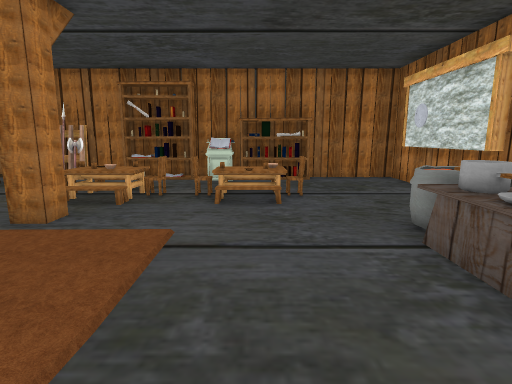
View 1 (above)

18 first-person views from a walk through a 3-D level made in the Unity game engine. The camera is 1.5 m above the floor, tilts 10° down and sees 80° across. The floor is counted in squares, 1 m on a side. Each view is taken from the middle of a square. On the plan, view 1 faces up. The plan holds only what a view shows up to about 15 squares ahead; the rest is blank. The player is left out. Some animated figures are not drawn.

View 2
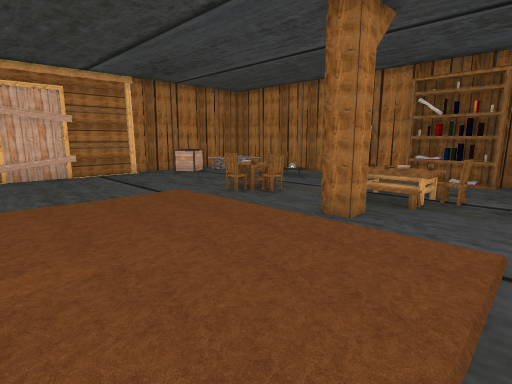

View 3
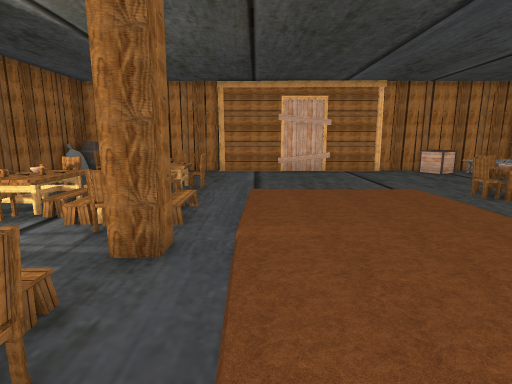

View 4
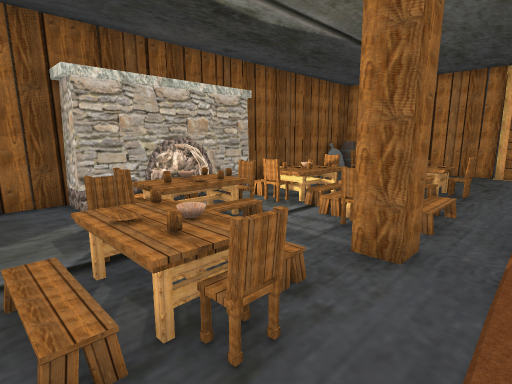

View 5
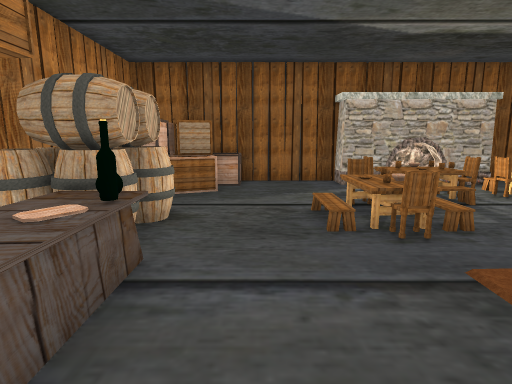

View 6
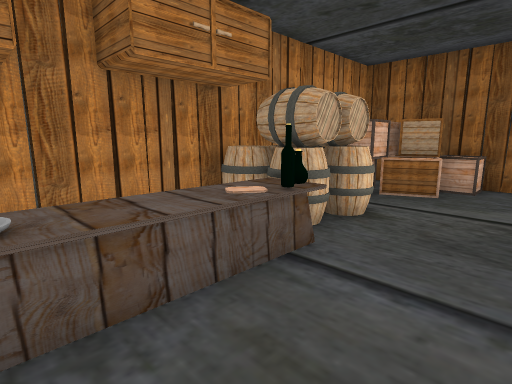

View 7
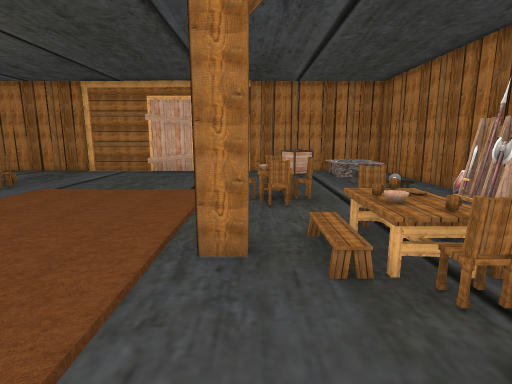

View 8
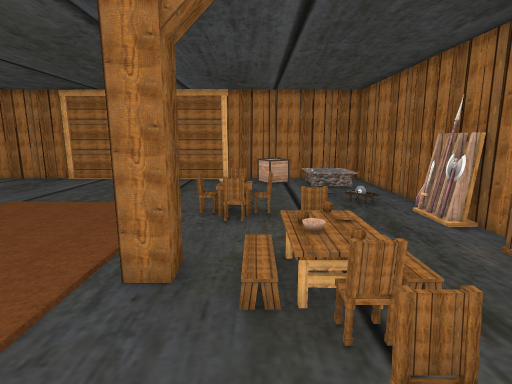

View 9
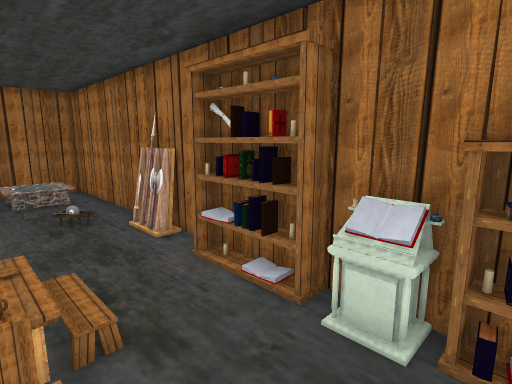

View 10
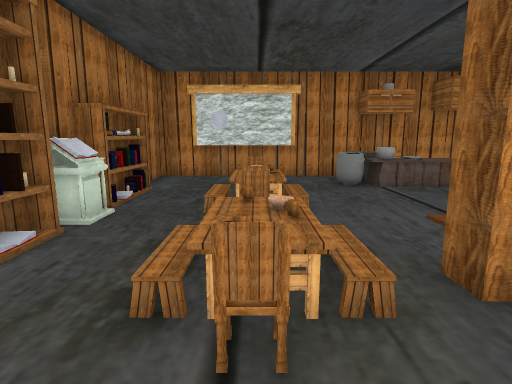

View 11
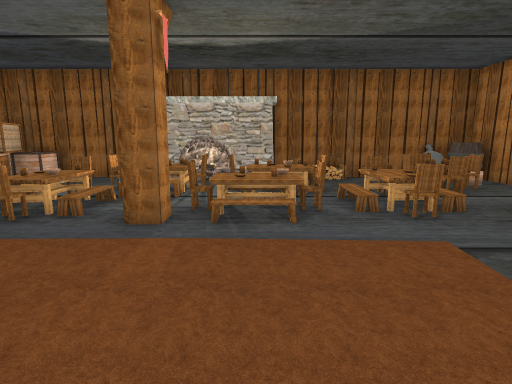

View 12
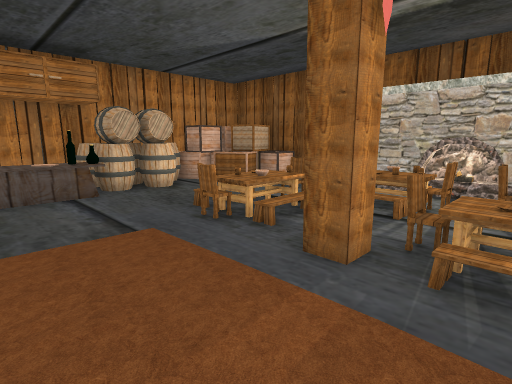

View 13
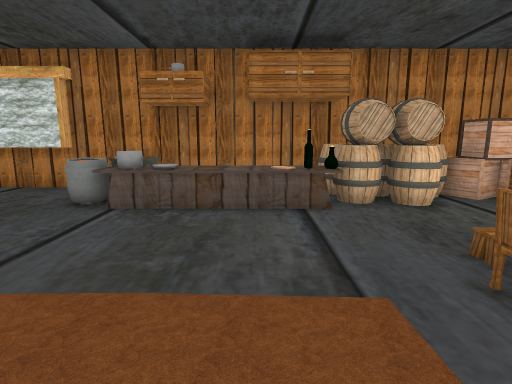

View 14
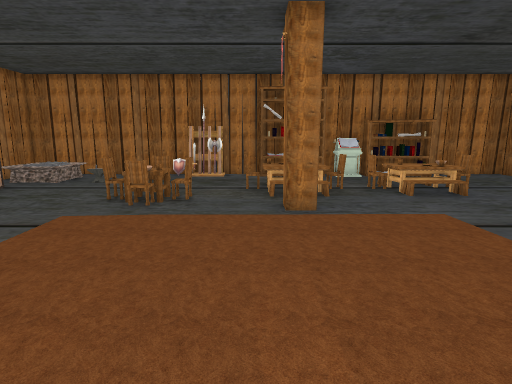

View 15
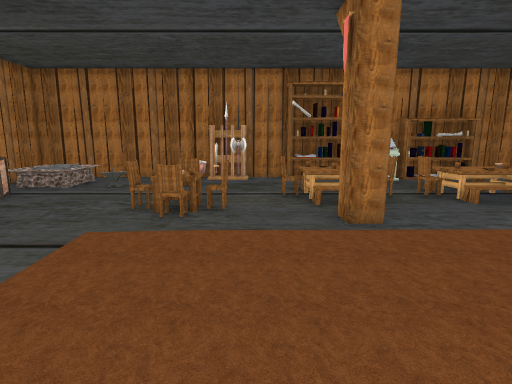

View 16
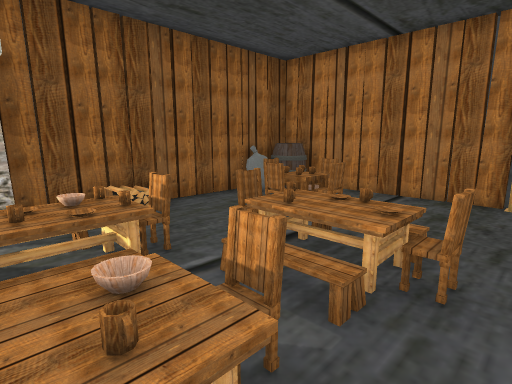

View 17
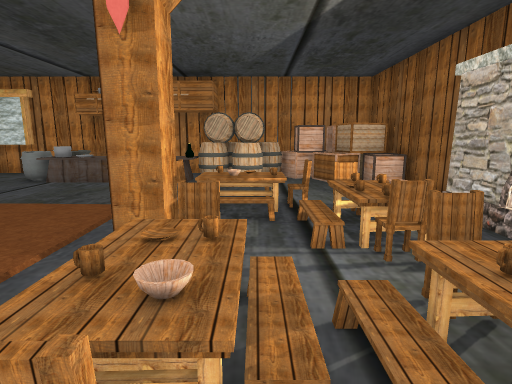

View 18
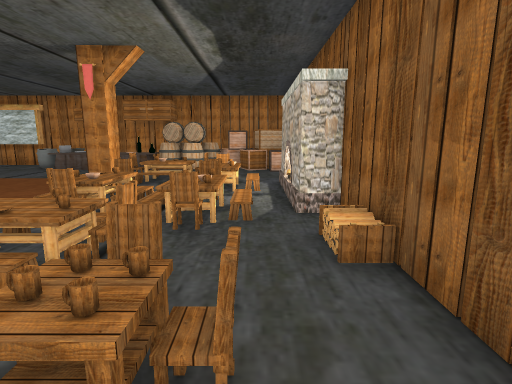

### Floor plan
Key: @ floor where view 1 was taken; # wall or solid block; . main floor; : floor 0.25 m higher than the main floor; / step, stairs or slope; R rack; A axe; B books; C chair; L column; P pot; E box; T table; F barrel; U cauldron; O other object.
Columns run from 14 left of view 1 to 5 right of it. Each row starts with its distance up from view 1.
 12 ######OR####O ######
 11 #OO....A..BBBBO##..#
 10 #O ....O...........#
  9 #OO.O.....//.//....#
  8 #E....O..C /C//C...#
  7 #E...CCC..//.//....#
  6 #.....CO..L........#
  5 #.....O...L......OO#
  4 #.....  .    ....PU#
  3 #.....       ....OO#
  2 O.....  .    ....OO#
  1 #.....    .  ....OO#
  0 #.............@..OO#
 -1 #....C.C..L..C...FF#
 -2 #....T/T/CL.TT...FF#
 -3 #...OO///C..OT...FF#
 -4 #.CC.C.//.T:CC....F#
 -5 #.OOC.C//CO C....EE#
 -6 #/C....//.//....EEEE
 -7 FFO... O##O##...EEE
 -8 ####################

Where each view was taken, in squares from view 1:
view 1: 0 up, 0 right, facing up
view 2: 0 up, 1 left, facing up-left
view 3: 0 up, 0 right, facing left
view 4: 0 up, 0 right, facing down-left
view 5: 3 up, 1 right, facing down
view 6: 3 up, 0 right, facing down-right
view 7: 6 up, 0 right, facing left
view 8: 7 up, 0 right, facing left
view 9: 8 up, 0 right, facing up-left
view 10: 8 up, 7 left, facing right
view 11: 4 up, 6 left, facing down
view 12: 2 up, 6 left, facing down-right
view 13: 1 up, 4 left, facing right
view 14: 1 down, 5 left, facing up
view 15: 0 up, 6 left, facing up
view 16: 1 down, 6 left, facing down-left
view 17: 3 down, 8 left, facing right
view 18: 6 down, 13 left, facing right
